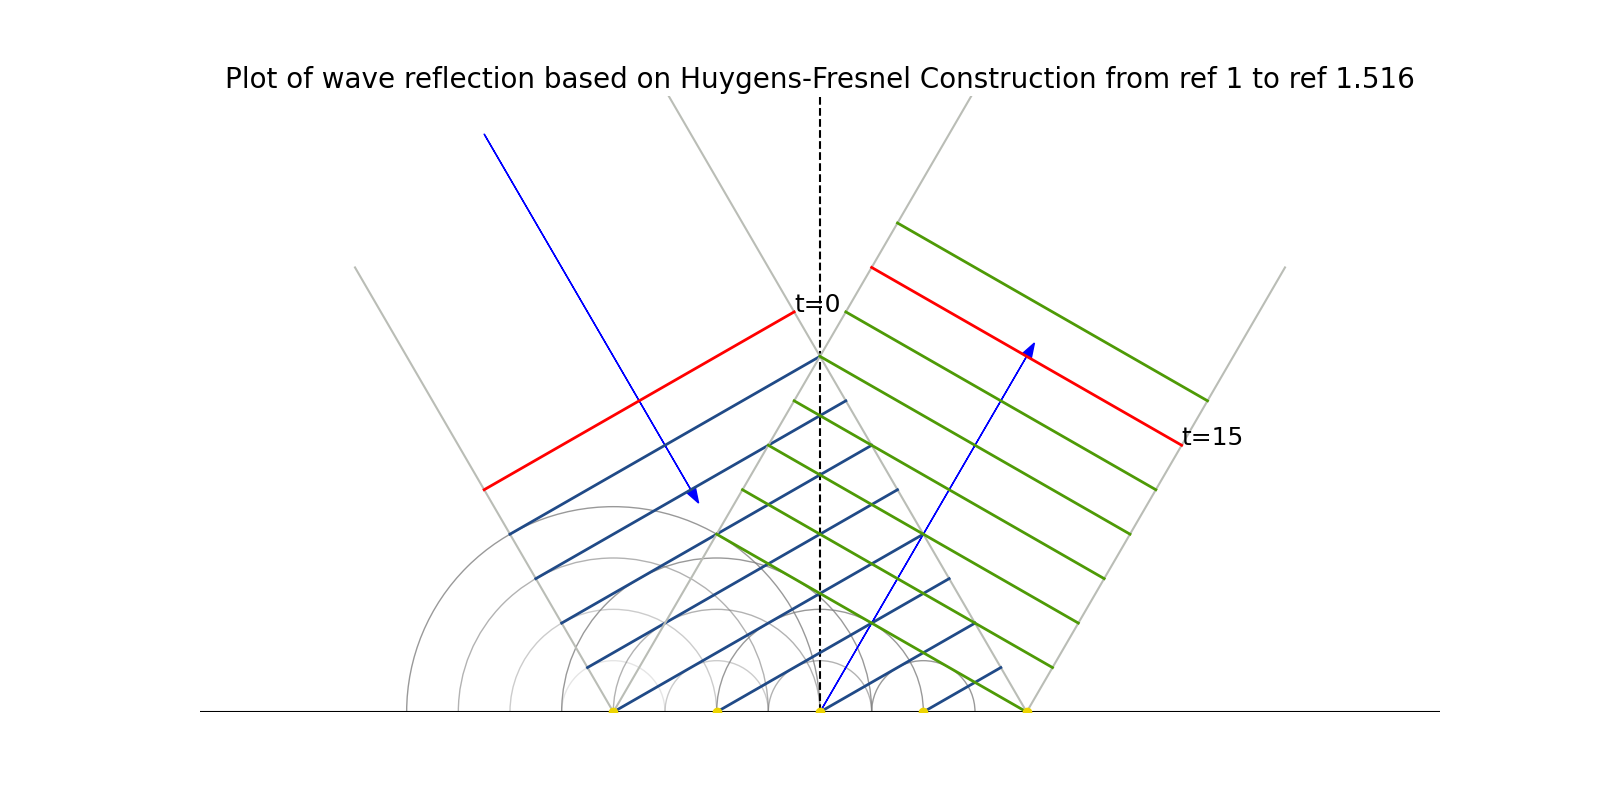

The script that saved this image:
import numpy as np
from matplotlib.patches import Wedge
from matplotlib.collections import PatchCollection
import matplotlib.pyplot as plt


def plot_init(show_axis=True):
    for spine in ['left', 'right', 'top', 'bottom']:
        ax.spines[spine].set_color('none')

    plt.axhline(0, color='black')
    plt.axvline(2, color='black', linestyle='--')

    plt.xlim(-4.0, 8.0)
    plt.ylim(0, 6.0)

    # Turn off ticks
    if show_axis:
        ax.set_yticks([])
        ax.set_xticks([])


def get_out_angle(angle, ref1, ref2):
    """
    Calculate the out angle by different refractive index
    """
    print('out angle is %s' % (90 - np.arcsin(np.sin(angle) * ref1 / ref2) * 180))
    return np.arcsin(np.sin(angle) * ref1 / ref2)


def plot_top_boundaries(ina, width):
    top_x = 5 * np.sin(ina)
    top_y = 5 * np.cos(ina)
    ax.plot([-top_x, 0], [top_y, 0], color='#babdb6')
    ax.plot([-top_x*1.6 + width, width], [top_y*1.6, 0], color='#babdb6')

    # draw the top arrow
    ax.arrow((-top_x*2.6 + width) / 2, top_y*1.3, width * np.sin(ina), width * -np.cos(ina),
             head_width=0.1, color='blue')


def plot_top_incident(outa, ina, width):
    dx_top = - 1 + np.cos(ina) ** 2
    dy_top = np.sin(ina) * np.cos(ina)

    points = []
    for i in range(-4, 6):
        if i > 0:
            x = dx_top * i
            y = dy_top * i
        else:
            x = -i
            y = 0

            # draw the scatter points
            ax.scatter(x, 0, color='#edd400', zorder=5)
            points.append(x)

        if i == 5:
            plt.annotate("t=0", (dx_top * (width + i) + width, (width + i) * dy_top), fontsize=18)
            color = 'red'
        elif i + t == 5:
            plt.annotate("t={}".format(t), (dx_top * (width + i) + width, (width + i) * dy_top), fontsize=18)
            color = 'red'
        else:
            color = '#204a87'

        ax.plot([x, dx_top * (width + i) + width], [y, (width + i) * dy_top], color=color, linewidth=2)

    # draw the wave of scatter points
    plot_point_wave(points, outa)


def plot_point_wave(scatter, outa):
    # draw the wave part
    patches = []
    for i in range(len(scatter) - 1):
        for j in range(len(scatter) - 1 - i, 0, -1):
            wedge = Wedge((i, 0), j * np.sin(outa), 0, 180, color='gray', fill=False, alpha=0.2 * (i + j))
            patches.append(wedge)
    p = PatchCollection(patches, match_original=True)
    ax.add_collection(p)


def plot_bottom_boundaries(outa, width):
    bottom_x = 5 * np.sin(outa)
    bottom_y = 5 * np.cos(outa)
    ax.plot([0, bottom_x * 1.5], [0, bottom_y * 1.5], color='#babdb6')
    ax.plot([0 + width, bottom_x + width], [0, bottom_y], color='#babdb6')

    ax.arrow(0 + width / 2, 0, width * np.sin(outa), width * np.cos(outa), head_width=0.1,
             color='blue')


def plot_bottom_incident(outa, width):
    dx_bottom = np.sin(outa) ** 2
    dy_bottom = 1 * np.sin(outa) * np.cos(outa)
    init_x = width * dx_bottom
    init_y = width * dy_bottom

    for i in range(0, 8):
        if t - i == 9:
            color = 'red'
            plt.annotate("t={}".format(t), (width + dx_bottom * i, dy_bottom * i), fontsize=18)
        else:
            color = '#4e9a06'

        ax.plot([init_x + dx_bottom * i, width + dx_bottom * i],
                [init_y + dy_bottom * i, dy_bottom * i], color=color, linewidth=2)


def plot_reflection(in_rad, r1, r2, width=4):
    # get_out_angle
    out_rad = in_rad

    # plot the top boundaries and arrow
    plot_top_boundaries(in_rad, width)

    # draw the top incident
    plot_top_incident(out_rad, in_rad, width)

    # draw the bottom lines
    plot_bottom_boundaries(out_rad, width)

    # draw the bottom incident
    plot_bottom_incident(out_rad, width)

    plt.title('Plot of wave reflection based on Huygens-Fresnel Construction from ref {} to ref {}'.format(ref1, ref2), fontsize=20)
    plt.savefig('Reflection')
    plt.show()


if __name__ == '__main__':
    fig, ax = plt.subplots(figsize=(16, 8))
    plot_init(show_axis=True)

    in_angle = 30
    ref1 = 1
    ref2 = 1.516
    t = 15  # 0 <= t <= 16

    plot_reflection(np.deg2rad(in_angle), ref1, ref2)
